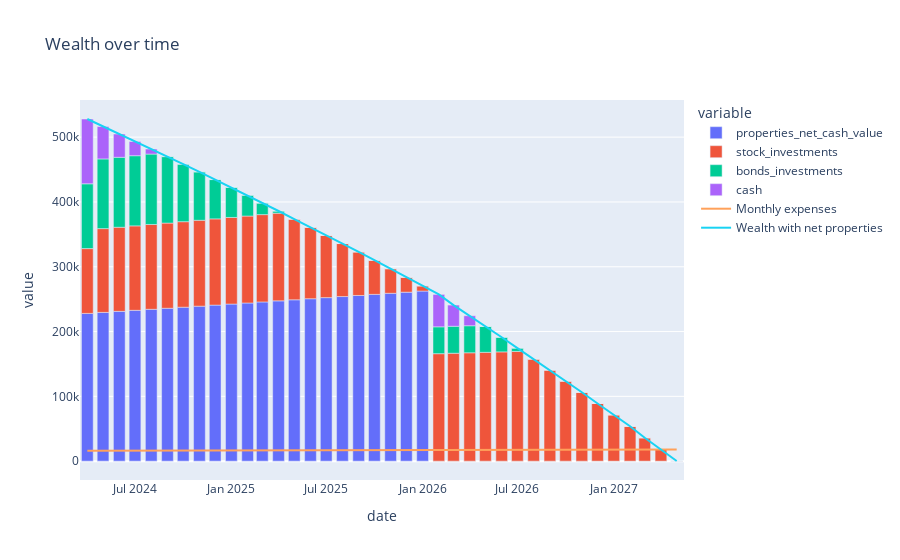

The notebook cell saved with this chart:
### Code cell
# I want to use plotly to create a nice stacked bar chart of bonds and stock investments
# with a line chart showing monthly expenses

fig = px.bar(df, x=df['date'], y=[
        "properties_net_cash_value",
        "stock_investments",
        "bonds_investments",
        "cash",
    ], title='Wealth over time')
fig.add_scatter(x=df['date'], y=df['monthly_expenses'], mode='lines', name='Monthly expenses')
fig.add_scatter(x=df['date'], y=df['wealth_inc_properties'], mode='lines', name='Wealth with net properties')

fig.show()
